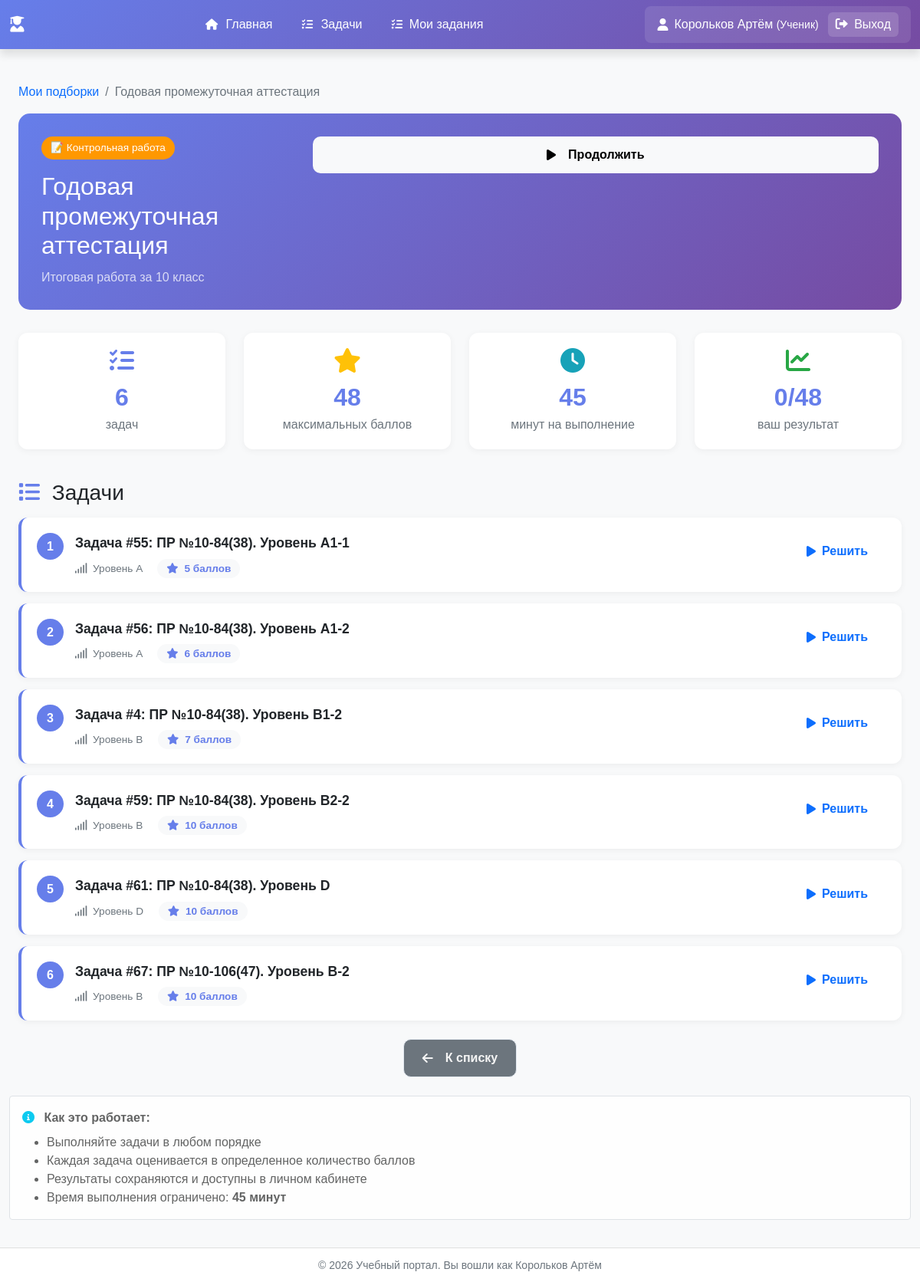
The app's page /tasks/collections/1/ (signed in), older data.
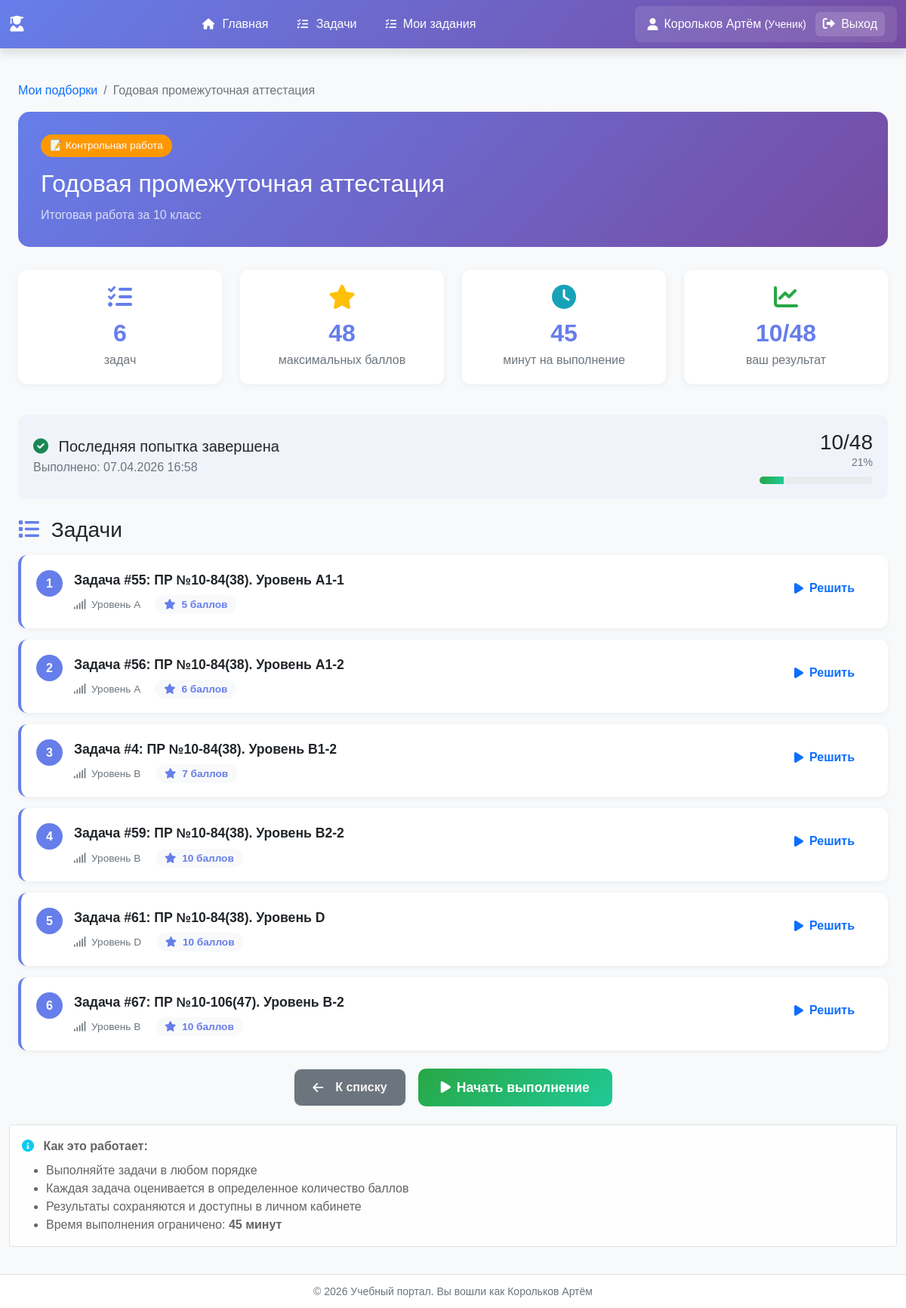
The same page, newer data.
### task_description_app/models.py (models this page shows, shortened)
class CollectionAttempt(models.Model):
    STATUS_CHOICES = (
        ('in_progress', 'В процессе'),
        ('completed', 'Завершена'),
        ('graded', 'Проверена'),
    )
    collection = models.ForeignKey(Collection, on_delete=models.CASCADE, related_name='attempts')
    student = models.ForeignKey(settings.AUTH_USER_MODEL, on_delete=models.CASCADE, related_name='collection_attempts')
    status = models.CharField('Статус', max_length=20, choices=STATUS_CHOICES, default='in_progress')
    score = models.IntegerField('Баллы', default=0)
    max_score = models.IntegerField('Максимум', default=0)
    started_at = models.DateTimeField(auto_now_add=True)
    completed_at = models.DateTimeField(null=True, blank=True)
    class Meta:
        ordering = ['-started_at']
        verbose_name = 'Попытка выполнения'
        verbose_name_plural = 'Попытки выполнения'
    def get_progress_percent(self):
        if self.max_score > 0:
            return round((self.score / self.max_score) * 100)
        return 0

### task_description_app/views.py (the view)
# urls.py: path('collections/<int:collection_id>/', views.collection_detail, name='collection_detail'),
def collection_detail(request, collection_id):
    collection = get_object_or_404(Collection, id=collection_id)
    if not collection.is_public and collection.author != request.user:
        return redirect('home')
    items = collection.collection_items.select_related('task').order_by('order')
    attempt = None
    if request.user.is_authenticated and request.user.user_type == 'student':
        attempt = CollectionAttempt.objects.filter(
            collection=collection,
            student=request.user
        ).first()
    context = {
        'collection': collection,
        'items': items,
        'attempt': attempt,
        'title': collection.title,
    }
    return render(request, 'task_description_app/collection_detail.html', context)

### task_description_app/models.py (called while the page is built)
    def get_total_score(self):
        return sum(item.max_score for item in self.collection_items.all())

### templates/task_description_app/collection_detail.html (shortened to what the changed rows need)
{% extends "base.html" %}
{% load static %}
{% load pluralize_ru %}
{% block content %}
    <div class="container mt-4">
        <div class="collection-header">
            <div class="d-flex justify-content-between align-items-start">
                <div>
                <span class="collection-badge badge-{{ collection.collection_type }}">
                </span>
                    <h1 class="mt-3">{{ collection.title }}</h1>
                    <p class="mb-0 opacity-75">{{ collection.description }}</p>
                </div>
                {% if user.user_type == 'student' and attempt and attempt.status == 'in_progress' %}
                    <a href="{% url 'tasks:collection_attempt' attempt.id %}" class="btn btn-light">
                        <i class="fas fa-play me-2"></i>Продолжить
                    </a>
                {% endif %}
            </div>
        </div>
        <div class="row mb-4">
            <div class="col-md-3 mb-3">
                <div class="stats-card">
                    <i class="fas fa-chart-line fa-2x mb-2" style="color: #28a745;"></i>
                    <div class="stats-number">
                        {% if attempt %}
                            {{ attempt.score }}/{{ attempt.max_score }}
                        {% else %}
                            0/{{ collection.get_total_score }}
                        {% endif %}
                    </div>
                    <div class="text-muted">ваш результат</div>
                </div>
            </div>
        </div>
        {% if attempt and attempt.status != 'in_progress' %}
            <div class="attempt-card mb-4">
                <div class="d-flex justify-content-between align-items-center">
                    <div>
                        <h5 class="mb-1">
                            {% if attempt.status == 'completed' %}
                                <i class="fas fa-check-circle text-success me-2"></i>
                                Последняя попытка завершена
                            {% else %}
                                <i class="fas fa-check-double text-primary me-2"></i>
                                Последняя попытка проверена
                            {% endif %}
                        </h5>
                        <p class="text-muted mb-0">
                            Выполнено: {{ attempt.completed_at|date:"d.m.Y H:i" }}
                        </p>
                    </div>
                    <div class="text-end">
                        <div class="h3 mb-0">{{ attempt.score }}/{{ attempt.max_score }}</div>
                        <div class="text-muted small">{{ attempt.get_progress_percent }}%</div>
                        <div class="progress mt-2" style="width: 150px;">
                            <div class="progress-bar" style="width: {{ attempt.get_progress_percent }}%"></div>
                        </div>
                    </div>
                </div>
            </div>
        {% endif %}
        <div class="mt-4 d-flex gap-3 justify-content-center">
            {% if user.user_type == 'teacher' %}
                {% if collection.author == user %}
                    <div class="d-flex gap-2">
                        <a href="{% url 'tasks:assign_collection' collection.id %}" class="btn btn-success">
                            <i class="fas fa-paper-plane me-2"></i>
                            Выдать ученикам
                        </a>
                    </div>
                {% endif %}
                <div>
                    <a href="{% url 'tasks:collection_edit' collection.id %}" class="btn btn-warning">
                        <i class="fas fa-edit me-2"></i>Редактировать
                    </a>
                </div>
            {% elif user.user_type == 'student' and items %}
                {% if not attempt or attempt.status == 'completed' or attempt.status == 'graded' %}
                    <form method="post" action="{% url 'tasks:start_collection' collection.id %}"
                          style="display: inline;">
                        <button type="submit" class="btn-start">
                            <i class="fas fa-play me-2"></i>Начать выполнение
                        </button>
                    </form>
                {% endif %}
            {% endif %}
        </div>
    </div>
    </div>
{% endblock %}

Row changes from the older to the newer data that the page shows:
no longer on this page (row unchanged): CollectionAttempt: score "0", max_score "48"
added CollectionAttempt: score "10", max_score "48", completed_at "07.04.2026 16:58", get_progress_percent "21"
Text that changed along with them:
text no longer shown: "Продолжить"
text now shown: "Последняя попытка завершена Выполнено: / % Начать выполнение"
